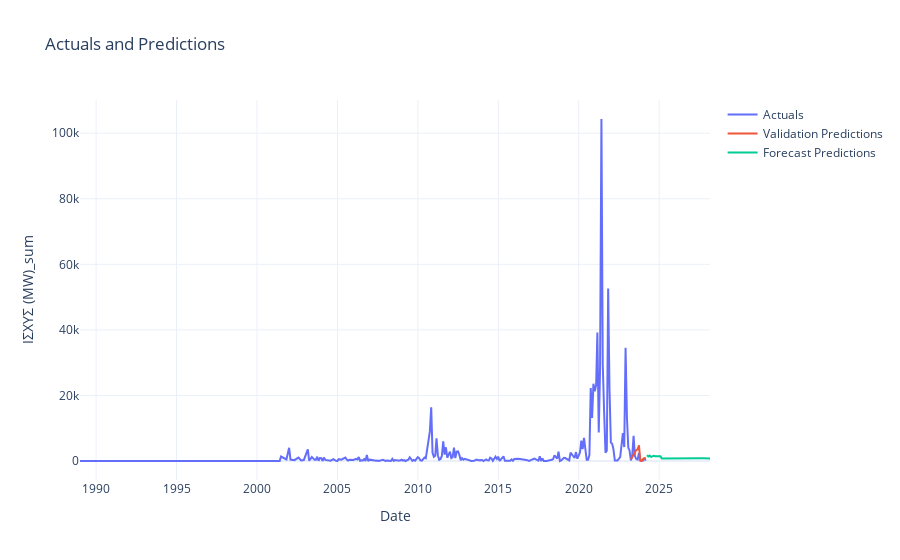

Source (notebook cell):
### Code cell
# Concatenate actuals and predictions
actuals = df[target_lbl]
valid_predictions = pd.Series(y_valid_pred, index=X_valid.index)
forecast_predictions = pd.Series(y_forecast, index=future_dates)

combined_df = pd.concat([actuals, valid_predictions, forecast_predictions], axis=1)
combined_df.columns = ['Actuals', 'Validation Predictions', 'Forecast Predictions']

# Plot with Plotly
fig = go.Figure()

fig.add_trace(go.Scatter(x=combined_df.index, y=combined_df['Actuals'], mode='lines', name='Actuals'))
fig.add_trace(go.Scatter(x=valid_predictions.index, y=valid_predictions, mode='lines', name='Validation Predictions'))
fig.add_trace(go.Scatter(x=forecast_predictions.index, y=forecast_predictions, mode='lines', name='Forecast Predictions'))

fig.update_layout(
    title='Actuals and Predictions',
    xaxis_title='Date',
    yaxis_title='ΙΣΧΥΣ (MW)_sum',
    template='plotly_white'
)

fig.show()

### Figure 1 — Plotly figure (JSON) as saved in the notebook; plotly's stock layout.template omitted (floating-point values rounded to 4 significant figures; data arrays with more than 128 entries replaced by an {"elided": "..."} marker saying what was removed)
{"data": [{"mode": "lines", "name": "Actuals", "type": "scatter", "x": {"elided": "274 str values"}, "y": {"elided": "274 float values"}}, {"mode": "lines", "name": "Validation Predictions", "type": "scatter", "x": ["2023-03-31T00:00:00", "2023-04-30T00:00:00", "2023-05-31T00:00:00", "2023-06-30T00:00:00", "2023-07-31T00:00:00", "2023-08-31T00:00:00", "2023-09-30T00:00:00", "2023-10-31T00:00:00", "2023-11-30T00:00:00", "2023-12-31T00:00:00", "2024-01-31T00:00:00", "2024-02-29T00:00:00"], "y": [499.4, 1241.0, 2059.0, 2895.0, 3369.0, 3549.0, 4802.0, 81.82, 33.64, 603.1, 945.4, 1048.0]}, {"mode": "lines", "name": "Forecast Predictions", "type": "scatter", "x": ["2024-03-29T00:00:00", "2024-04-30T00:00:00", "2024-05-30T00:00:00", "2024-06-30T00:00:00", "2024-07-30T00:00:00", "2024-08-31T00:00:00", "2024-09-30T00:00:00", "2024-10-30T00:00:00", "2024-11-30T00:00:00", "2024-12-30T00:00:00", "2025-01-31T00:00:00", "2025-02-28T00:00:00", "2025-03-28T00:00:00", "2025-04-30T00:00:00", "2025-05-30T00:00:00", "2025-06-30T00:00:00", "2025-07-30T00:00:00", "2025-08-31T00:00:00", "2025-09-30T00:00:00", "2025-10-30T00:00:00", "2025-11-30T00:00:00", "2025-12-30T00:00:00", "2026-01-31T00:00:00", "2026-02-28T00:00:00", "2026-03-28T00:00:00", "2026-04-30T00:00:00", "2026-05-30T00:00:00", "2026-06-30T00:00:00", "2026-07-30T00:00:00", "2026-08-31T00:00:00", "2026-09-30T00:00:00", "2026-10-30T00:00:00", "2026-11-30T00:00:00", "2026-12-30T00:00:00", "2027-01-31T00:00:00", "2027-02-28T00:00:00", "2027-03-28T00:00:00", "2027-04-30T00:00:00", "2027-05-30T00:00:00", "2027-06-30T00:00:00", "2027-07-30T00:00:00", "2027-08-31T00:00:00", "2027-09-30T00:00:00", "2027-10-30T00:00:00", "2027-11-30T00:00:00", "2027-12-30T00:00:00", "2028-01-31T00:00:00", "2028-02-29T00:00:00"], "y": [1747.0, 1376.0, 1654.0, 1246.0, 1417.0, 1588.0, 1460.0, 1464.0, 1464.0, 1447.0, 1428.0, 792.3, 788.3, 788.8, 788.8, 785.3, 790.2, 788.7, 786.9, 788.4, 788.8, 790.2, 790.2, 790.2, 795.5, 818.0, 823.4, 801.2, 788.8, 788.7, 787.3, 788.4, 790.2, 795.5, 795.5, 806.6, 790.2, 787.1, 770.4, 787.1, 788.8, 821.9, 821.9, 823.0, 790.2, 823.4, 790.2, 788.5]}], "layout": {"title": {"text": "Actuals and Predictions"}, "xaxis": {"title": {"text": "Date"}}, "yaxis": {"title": {"text": "ΙΣΧΥΣ (MW)_sum"}}}}
